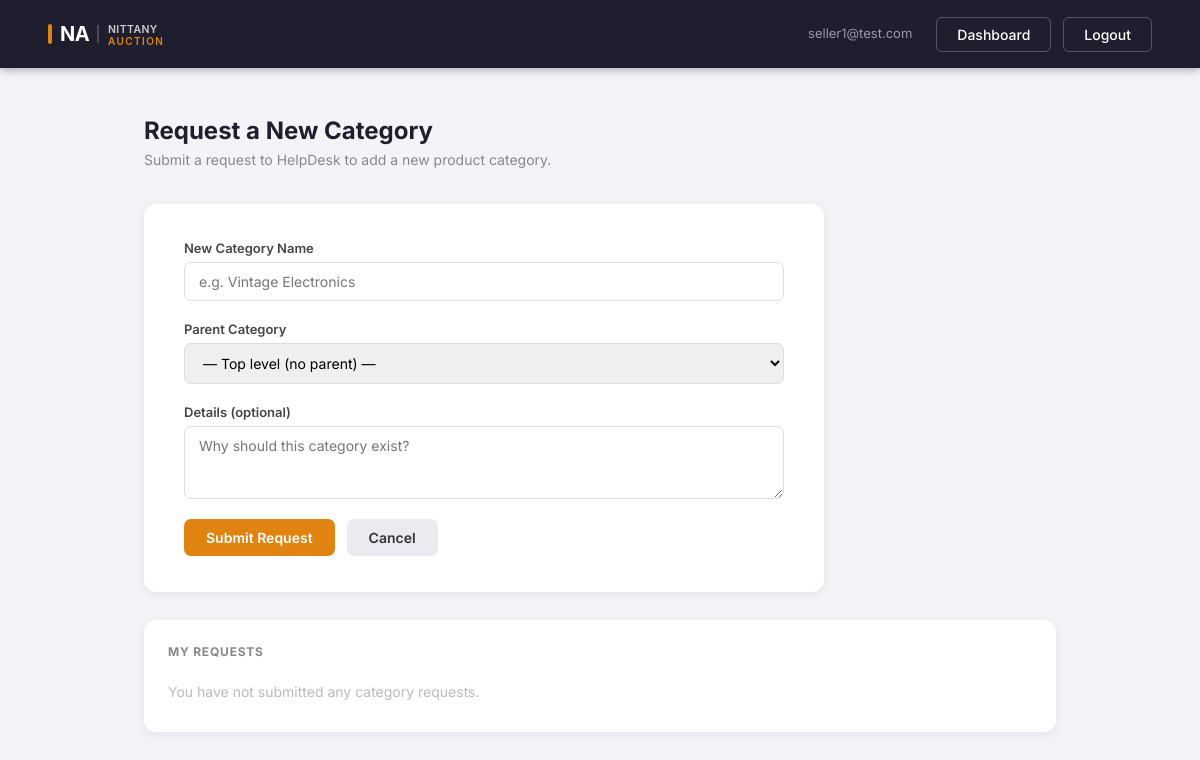
/seller/category-request (signed in), run on an earlier commit of the app's database.
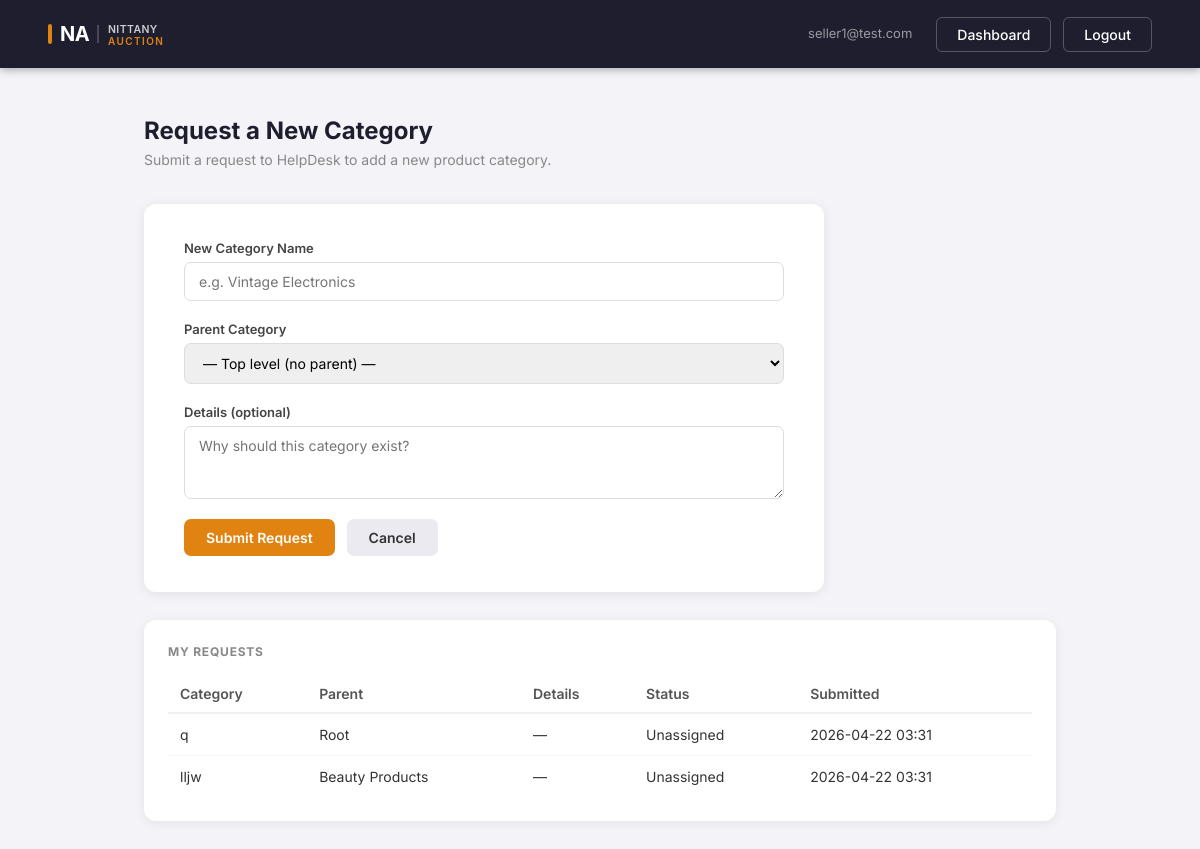
And on a later commit of the database.
### tables this page shows
CREATE TABLE helpdesk_requests (
            request_id       INTEGER PRIMARY KEY AUTOINCREMENT,
            requester_email  TEXT NOT NULL,
            request_type     TEXT NOT NULL DEFAULT 'add_category',
            category_name    TEXT,
            details          TEXT,
            assigned_to      TEXT NOT NULL DEFAULT 'helpdeskteam@lsu.edu',
            status           TEXT NOT NULL DEFAULT 'unassigned',
            submitted_at     DATETIME DEFAULT CURRENT_TIMESTAMP,
            completed_at     DATETIME
        , parent_category TEXT);

### app.py (the view, shortened to what this page needs)
@app.route("/seller/category-request", methods=["GET", "POST"])
def seller_category_request():
    guard = role_required("seller")
    if guard:
        return guard
    email = session["email"]
    with sqlite3.connect("nittanyauction.db") as conn:
        conn.row_factory = sqlite3.Row
        my_requests = conn.execute("""
            SELECT * FROM helpdesk_requests
            WHERE requester_email = ? AND request_type = 'add_category'
            ORDER BY submitted_at DESC
        """, (email,)).fetchall()
        parent_categories = conn.execute(
            "SELECT DISTINCT category_name FROM categories WHERE parent_category = 'Root' ORDER BY category_name"
        ).fetchall()
    return render_template("seller_category_request.html",
                           email=email, my_requests=my_requests,
                           parent_categories=parent_categories)

### app.py (called while the page is built)
def role_required(role):
    if session.get("role") != role:
        flash(f"Please log in as {role} to access that page.", "error")
        return redirect("/login")
    return None

### templates/seller_category_request.html (shortened to what this page needs)
<!DOCTYPE html>
<html>
<head>
    <link rel="stylesheet" href="{{ url_for('static', filename='style.css') }}">
</head>
<body>
    <nav class="first-navbar">
        <a href="/dashboard"><img src="{{ url_for('static', filename='logo.svg') }}" alt="NittanyAuction" height="36"></a>
        <div class="nav-links">
            <span class="nav-user">{{ email }}</span>
            <a href="/seller">Dashboard</a>
            <a href="/logout">Logout</a>
        </div>
    </nav>
    <div class="seller-content">
        <h2>Request a New Category</h2>
        <p class="seller-subtitle">Submit a request to HelpDesk to add a new product category.</p>
        <div class="form-card" style="margin-bottom:28px;">
            <form method="POST">
                <div class="form-group">
                    <label for="category_name">New Category Name</label>
                    <input type="text" id="category_name" name="category_name" required placeholder="e.g. Vintage Electronics">
                </div>
                <div class="form-group">
                    <label for="parent_category">Parent Category</label>
                    <select id="parent_category" name="parent_category">
                        <option value="Root">— Top level (no parent) —</option>
                    </select>
                </div>
                <div class="form-group">
                    <label for="details">Details (optional)</label>
                    <textarea id="details" name="details" rows="3" placeholder="Why should this category exist?"></textarea>
                </div>
                <div class="form-actions">
                    <button type="submit" class="btn-primary">Submit Request</button>
                    <a href="/seller" class="btn-secondary">Cancel</a>
                </div>
            </form>
        </div>
        <div class="listings-section">
            <h3>My Requests</h3>
            {% if my_requests %}
            <table class="listings-table">
                <thead>
                    <tr>
                        <th>Category</th>
                        <th>Parent</th>
                        <th>Details</th>
                        <th>Status</th>
                        <th>Submitted</th>
                    </tr>
                </thead>
                <tbody>
                    {% for r in my_requests %}
                    <tr>
                        <td>{{ r['category_name'] }}</td>
                        <td>{{ r['parent_category'] or 'Root' }}</td>
                        <td>{{ r['details'] or '—' }}</td>
                        <td>{{ r['status'].title() }}</td>
                        <td>{{ r['submitted_at'][:16].replace('T', ' ') }}</td>
                    </tr>
                    {% endfor %}
                </tbody>
            </table>
            {% else %}
            <p class="empty-state">You have not submitted any category requests.</p>
            {% endif %}
        </div>
    </div>
</body>
</html>

### static/style.css (style rules this page uses)
* { box-sizing: border-box; margin: 0; padding: 0; }
body { font-family: 'Inter', sans-serif; background-color: #f4f4f8; color: #1e1e2f; }
.first-navbar { display: flex; justify-content: space-between; align-items: center; padding: 16px 48px; background-color: #1e1e2f; color: white; box-shadow: 0 2px 8px rgba(0,0,0,0.3); }
.first-navbar > a { display: flex; align-items: center; justify-content: center; line-height: 0; }
.first-navbar img { display: block; }
.nav-links { display: flex; gap: 12px; }
.nav-links a { text-decoration: none; color: white; padding: 8px 20px; border-radius: 6px; font-weight: 500; font-size: 14px; background-color: transparent; border: 1.5px solid rgba(255,255,255,0.25); transition: background-color 0.2s, border-color 0.2s; }
.nav-user { font-size: 13px; color: rgba(255,255,255,0.55); padding: 8px 12px; }
.seller-content { max-width: 960px; margin: 48px auto; padding: 0 24px; }
.seller-content h2 { font-size: 24px; font-weight: 700; color: #1e1e2f; margin-bottom: 6px; }
.seller-subtitle { font-size: 14px; color: #888; margin-bottom: 36px; }
.btn-primary, .btn-primary:visited { display: inline-block; padding: 10px 22px; background-color: #e08311; color: white; border: none; border-radius: 7px; font-size: 14px; font-weight: 600; font-family: inherit; cursor: pointer; text-decoration: none; transition: opacity 0.2s, transform 0.15s; }
.btn-secondary, .btn-secondary:visited { display: inline-block; padding: 10px 22px; background-color: #eaeaf0; color: #333; border: none; border-radius: 7px; font-size: 14px; font-weight: 600; font-family: inherit; cursor: pointer; text-decoration: none; transition: background-color 0.2s; }
.form-card { background: white; border-radius: 12px; padding: 36px 40px; max-width: 680px; box-shadow: 0 2px 12px rgba(0,0,0,0.08); }
.form-group { display: flex; flex-direction: column; gap: 6px; margin-bottom: 20px; }
.form-group label { font-size: 13px; font-weight: 600; color: #444; }
.form-group input, .form-group select, .form-group textarea { padding: 10px 14px; border-radius: 7px; border: 1.5px solid #ddd; font-size: 14px; font-family: inherit; outline: none; transition: border-color 0.2s; }
.form-actions { display: flex; gap: 12px; align-items: center; margin-top: 8px; flex-wrap: wrap; }
.listings-section { background: white; border-radius: 12px; padding: 24px; margin-bottom: 24px; box-shadow: 0 2px 12px rgba(0,0,0,0.07); }
.listings-section h3 { font-size: 12px; font-weight: 700; color: #888; letter-spacing: 0.8px; text-transform: uppercase; margin-bottom: 16px; }
.listings-table { width: 100%; border-collapse: collapse; font-size: 14px; }
.listings-table th { text-align: left; padding: 10px 12px; font-weight: 600; color: #555; border-bottom: 2px solid #f0f0f0; white-space: nowrap; }
.listings-table td { padding: 12px; border-bottom: 1px solid #f5f5f5; color: #333; }
.listings-table tr:last-child td { border-bottom: none; }

What changed in the data, as far as the page shows it:
added helpdesk_requests: category_name "q", parent_category "Root", details "—", status "Unassigned", submitted_at "2026-04-22 03:31"
added helpdesk_requests: category_name "lljw", parent_category "Beauty Products", details "—", status "Unassigned", submitted_at "2026-04-22 03:31"
Also different on the page:
text no longer shown: "You have not submitted any category requests."
text now shown: "Category Parent Details Status Submitted"
